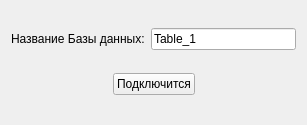
<?xml version="1.0" encoding="UTF-8"?>
<ui version="4.0">
 <class>DataAccessObjectWindow</class>
 <widget class="QWidget" name="DataAccessObjectWindow">
  <property name="geometry">
   <rect>
    <x>0</x>
    <y>0</y>
    <width>307</width>
    <height>125</height>
   </rect>
  </property>
  <property name="minimumSize">
   <size>
    <width>307</width>
    <height>125</height>
   </size>
  </property>
  <property name="maximumSize">
   <size>
    <width>307</width>
    <height>125</height>
   </size>
  </property>
  <property name="windowTitle">
   <string>Form</string>
  </property>
  <layout class="QVBoxLayout" name="verticalLayout">
   <item>
    <layout class="QHBoxLayout" name="horizontalLayout">
     <item>
      <widget class="QLabel" name="label">
       <property name="text">
        <string>Название Базы данных:</string>
       </property>
      </widget>
     </item>
     <item>
      <widget class="QLineEdit" name="lineEdit">
       <property name="text">
        <string>Table_1</string>
       </property>
      </widget>
     </item>
    </layout>
   </item>
   <item>
    <layout class="QHBoxLayout" name="horizontalLayout_2">
     <item>
      <spacer name="horizontalSpacer">
       <property name="orientation">
        <enum>Qt::Horizontal</enum>
       </property>
       <property name="sizeHint" stdset="0">
        <size>
         <width>40</width>
         <height>20</height>
        </size>
       </property>
      </spacer>
     </item>
     <item>
      <widget class="QPushButton" name="pushButton">
       <property name="text">
        <string>Подключится</string>
       </property>
      </widget>
     </item>
     <item>
      <spacer name="horizontalSpacer_2">
       <property name="orientation">
        <enum>Qt::Horizontal</enum>
       </property>
       <property name="sizeHint" stdset="0">
        <size>
         <width>40</width>
         <height>20</height>
        </size>
       </property>
      </spacer>
     </item>
    </layout>
   </item>
  </layout>
 </widget>
 <resources/>
 <connections/>
</ui>
